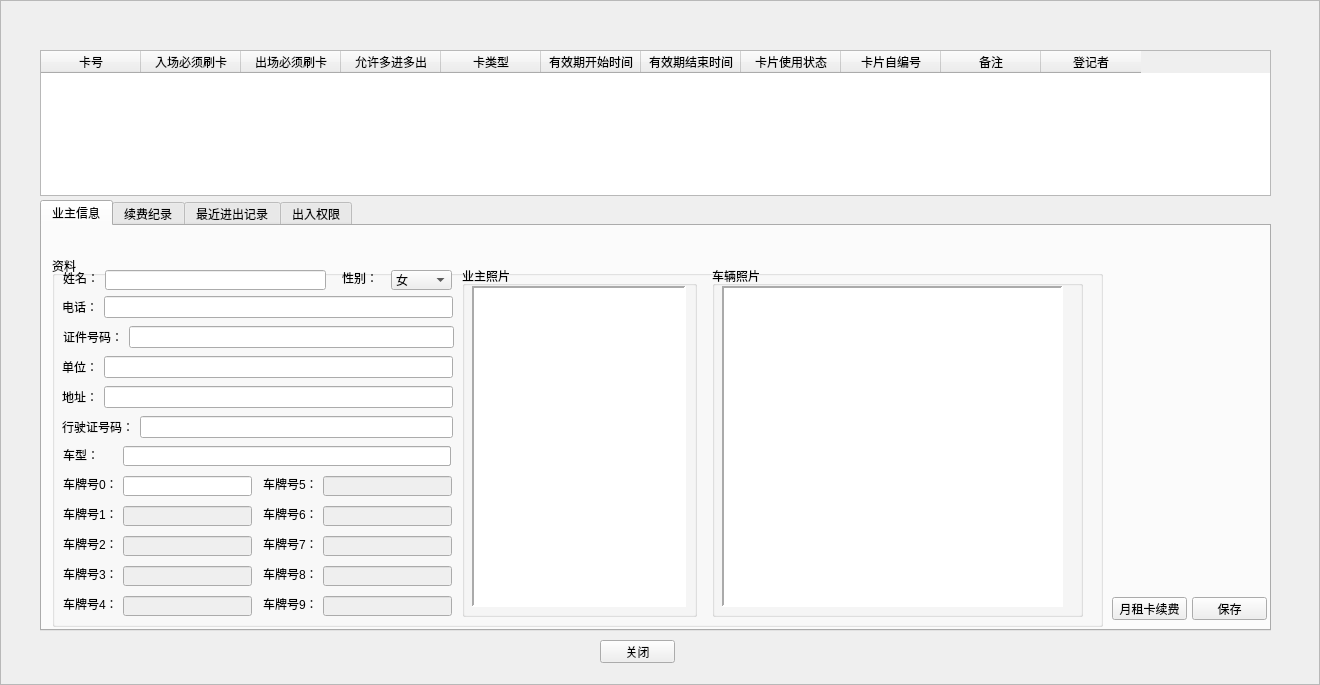
<?xml version="1.0" encoding="UTF-8"?>
<ui version="4.0">
 <class>NewCMonthlyCard</class>
 <widget class="QFrame" name="NewCMonthlyCard">
  <property name="geometry">
   <rect>
    <x>0</x>
    <y>0</y>
    <width>1320</width>
    <height>685</height>
   </rect>
  </property>
  <property name="windowTitle">
   <string>月租卡</string>
  </property>
  <property name="styleSheet">
   <string notr="true">background-image:url(D:/WinParkUI/debug/Image/NewIcon/CommonBigBG-normal1366x768.jpg);</string>
  </property>
  <property name="frameShape">
   <enum>QFrame::StyledPanel</enum>
  </property>
  <property name="frameShadow">
   <enum>QFrame::Raised</enum>
  </property>
  <widget class="QWidget" name="widget" native="true">
   <property name="geometry">
    <rect>
     <x>40</x>
     <y>50</y>
     <width>1241</width>
     <height>641</height>
    </rect>
   </property>
   <property name="styleSheet">
    <string notr="true">background-image:url(none);</string>
   </property>
   <widget class="QTableWidget" name="tableMonthly">
    <property name="geometry">
     <rect>
      <x>0</x>
      <y>0</y>
      <width>1231</width>
      <height>146</height>
     </rect>
    </property>
    <property name="contextMenuPolicy">
     <enum>Qt::CustomContextMenu</enum>
    </property>
    <property name="styleSheet">
     <string notr="true">background-image:url(none);</string>
    </property>
    <property name="selectionBehavior">
     <enum>QAbstractItemView::SelectItems</enum>
    </property>
    <attribute name="horizontalHeaderVisible">
     <bool>true</bool>
    </attribute>
    <attribute name="verticalHeaderVisible">
     <bool>true</bool>
    </attribute>
    <column>
     <property name="text">
      <string>卡号</string>
     </property>
    </column>
    <column>
     <property name="text">
      <string>入场必须刷卡</string>
     </property>
    </column>
    <column>
     <property name="text">
      <string>出场必须刷卡</string>
     </property>
    </column>
    <column>
     <property name="text">
      <string>允许多进多出</string>
     </property>
    </column>
    <column>
     <property name="text">
      <string>卡类型</string>
     </property>
    </column>
    <column>
     <property name="text">
      <string>有效期开始时间</string>
     </property>
    </column>
    <column>
     <property name="text">
      <string>有效期结束时间</string>
     </property>
    </column>
    <column>
     <property name="text">
      <string>卡片使用状态</string>
     </property>
    </column>
    <column>
     <property name="text">
      <string>卡片自编号</string>
     </property>
    </column>
    <column>
     <property name="text">
      <string>备注</string>
     </property>
    </column>
    <column>
     <property name="text">
      <string>登记者</string>
     </property>
    </column>
   </widget>
   <widget class="QTabWidget" name="tabWidget">
    <property name="geometry">
     <rect>
      <x>0</x>
      <y>150</y>
      <width>1231</width>
      <height>431</height>
     </rect>
    </property>
    <property name="styleSheet">
     <string notr="true">background-image:url(none);</string>
    </property>
    <property name="tabShape">
     <enum>QTabWidget::Rounded</enum>
    </property>
    <property name="currentIndex">
     <number>0</number>
    </property>
    <property name="usesScrollButtons">
     <bool>true</bool>
    </property>
    <property name="documentMode">
     <bool>false</bool>
    </property>
    <property name="tabsClosable">
     <bool>false</bool>
    </property>
    <property name="movable">
     <bool>false</bool>
    </property>
    <widget class="QWidget" name="tab">
     <attribute name="title">
      <string>业主信息</string>
     </attribute>
     <widget class="QGroupBox" name="gbOwner">
      <property name="geometry">
       <rect>
        <x>10</x>
        <y>30</y>
        <width>1051</width>
        <height>371</height>
       </rect>
      </property>
      <property name="title">
       <string>资料</string>
      </property>
      <widget class="QWidget" name="layoutWidget">
       <property name="geometry">
        <rect>
         <x>10</x>
         <y>100</y>
         <width>391</width>
         <height>22</height>
        </rect>
       </property>
       <layout class="QHBoxLayout" name="horizontalLayout_2">
        <item>
         <widget class="QLabel" name="label_10">
          <property name="text">
           <string>单位：</string>
          </property>
         </widget>
        </item>
        <item>
         <widget class="QLineEdit" name="edtUnit"/>
        </item>
       </layout>
      </widget>
      <widget class="QWidget" name="layoutWidget">
       <property name="geometry">
        <rect>
         <x>10</x>
         <y>130</y>
         <width>391</width>
         <height>22</height>
        </rect>
       </property>
       <layout class="QHBoxLayout" name="horizontalLayout_3">
        <item>
         <widget class="QLabel" name="label_12">
          <property name="text">
           <string>地址：</string>
          </property>
         </widget>
        </item>
        <item>
         <widget class="QLineEdit" name="edtAddr"/>
        </item>
       </layout>
      </widget>
      <widget class="QWidget" name="layoutWidget">
       <property name="geometry">
        <rect>
         <x>10</x>
         <y>160</y>
         <width>391</width>
         <height>22</height>
        </rect>
       </property>
       <layout class="QHBoxLayout" name="horizontalLayout_5">
        <item>
         <widget class="QLabel" name="label_14">
          <property name="text">
           <string>行驶证号码：</string>
          </property>
         </widget>
        </item>
        <item>
         <widget class="QLineEdit" name="edtDriveID"/>
        </item>
       </layout>
      </widget>
      <widget class="QGroupBox" name="groupBox_4">
       <property name="geometry">
        <rect>
         <x>410</x>
         <y>10</y>
         <width>235</width>
         <height>351</height>
        </rect>
       </property>
       <property name="title">
        <string>业主照片</string>
       </property>
       <widget class="QLabel" name="lblOwner">
        <property name="geometry">
         <rect>
          <x>10</x>
          <y>20</y>
          <width>214</width>
          <height>321</height>
         </rect>
        </property>
        <property name="styleSheet">
         <string notr="true">background-color: rgb(255, 255, 255);</string>
        </property>
        <property name="frameShape">
         <enum>QFrame::Panel</enum>
        </property>
        <property name="frameShadow">
         <enum>QFrame::Sunken</enum>
        </property>
        <property name="lineWidth">
         <number>2</number>
        </property>
        <property name="text">
         <string/>
        </property>
        <property name="scaledContents">
         <bool>true</bool>
        </property>
       </widget>
      </widget>
      <widget class="QGroupBox" name="groupBox_3">
       <property name="geometry">
        <rect>
         <x>660</x>
         <y>10</y>
         <width>371</width>
         <height>351</height>
        </rect>
       </property>
       <property name="title">
        <string>车辆照片</string>
       </property>
       <widget class="QLabel" name="lblCar">
        <property name="geometry">
         <rect>
          <x>10</x>
          <y>20</y>
          <width>341</width>
          <height>321</height>
         </rect>
        </property>
        <property name="styleSheet">
         <string notr="true">background-color: rgb(255, 255, 255);</string>
        </property>
        <property name="frameShape">
         <enum>QFrame::Panel</enum>
        </property>
        <property name="frameShadow">
         <enum>QFrame::Sunken</enum>
        </property>
        <property name="lineWidth">
         <number>2</number>
        </property>
        <property name="text">
         <string/>
        </property>
        <property name="scaledContents">
         <bool>true</bool>
        </property>
       </widget>
      </widget>
      <widget class="QLabel" name="lblUserID">
       <property name="geometry">
        <rect>
         <x>430</x>
         <y>40</y>
         <width>54</width>
         <height>12</height>
        </rect>
       </property>
       <property name="text">
        <string/>
       </property>
      </widget>
      <widget class="QLabel" name="lblCardNo">
       <property name="geometry">
        <rect>
         <x>430</x>
         <y>60</y>
         <width>54</width>
         <height>12</height>
        </rect>
       </property>
       <property name="text">
        <string/>
       </property>
      </widget>
      <widget class="QWidget" name="layoutWidget">
       <property name="geometry">
        <rect>
         <x>11</x>
         <y>70</y>
         <width>391</width>
         <height>22</height>
        </rect>
       </property>
       <layout class="QHBoxLayout" name="horizontalLayout_16">
        <item>
         <widget class="QLabel" name="label_11">
          <property name="text">
           <string>证件号码：</string>
          </property>
         </widget>
        </item>
        <item>
         <widget class="QLineEdit" name="edtID"/>
        </item>
       </layout>
      </widget>
      <widget class="QWidget" name="layoutWidget">
       <property name="geometry">
        <rect>
         <x>10</x>
         <y>40</y>
         <width>391</width>
         <height>22</height>
        </rect>
       </property>
       <layout class="QHBoxLayout" name="horizontalLayout_17">
        <item>
         <widget class="QLabel" name="label_9">
          <property name="text">
           <string>电话：</string>
          </property>
         </widget>
        </item>
        <item>
         <widget class="QLineEdit" name="edtTel"/>
        </item>
       </layout>
      </widget>
      <widget class="QComboBox" name="cbxCarType">
       <property name="geometry">
        <rect>
         <x>250</x>
         <y>190</y>
         <width>149</width>
         <height>20</height>
        </rect>
       </property>
      </widget>
      <widget class="QLabel" name="label_15">
       <property name="geometry">
        <rect>
         <x>11</x>
         <y>191</y>
         <width>36</width>
         <height>16</height>
        </rect>
       </property>
       <property name="text">
        <string>车型：</string>
       </property>
      </widget>
      <widget class="QLabel" name="label_2">
       <property name="geometry">
        <rect>
         <x>11</x>
         <y>14</y>
         <width>36</width>
         <height>16</height>
        </rect>
       </property>
       <property name="text">
        <string>姓名：</string>
       </property>
      </widget>
      <widget class="QComboBox" name="cbxSex">
       <property name="geometry">
        <rect>
         <x>339</x>
         <y>14</y>
         <width>61</width>
         <height>20</height>
        </rect>
       </property>
       <item>
        <property name="text">
         <string>女</string>
        </property>
       </item>
       <item>
        <property name="text">
         <string>男</string>
        </property>
       </item>
      </widget>
      <widget class="QLabel" name="label_8">
       <property name="geometry">
        <rect>
         <x>290</x>
         <y>14</y>
         <width>36</width>
         <height>16</height>
        </rect>
       </property>
       <property name="text">
        <string>性别：</string>
       </property>
      </widget>
      <widget class="QLineEdit" name="edtName">
       <property name="geometry">
        <rect>
         <x>53</x>
         <y>14</y>
         <width>221</width>
         <height>20</height>
        </rect>
       </property>
      </widget>
      <widget class="QLineEdit" name="edtVechileID6">
       <property name="enabled">
        <bool>false</bool>
       </property>
       <property name="geometry">
        <rect>
         <x>271</x>
         <y>250</y>
         <width>129</width>
         <height>20</height>
        </rect>
       </property>
      </widget>
      <widget class="QLabel" name="label_19">
       <property name="geometry">
        <rect>
         <x>211</x>
         <y>250</y>
         <width>54</width>
         <height>16</height>
        </rect>
       </property>
       <property name="text">
        <string>车牌号6：</string>
       </property>
      </widget>
      <widget class="QLineEdit" name="edtVechileID9">
       <property name="enabled">
        <bool>false</bool>
       </property>
       <property name="geometry">
        <rect>
         <x>271</x>
         <y>340</y>
         <width>129</width>
         <height>20</height>
        </rect>
       </property>
      </widget>
      <widget class="QLabel" name="label_22">
       <property name="geometry">
        <rect>
         <x>211</x>
         <y>340</y>
         <width>54</width>
         <height>16</height>
        </rect>
       </property>
       <property name="text">
        <string>车牌号9：</string>
       </property>
      </widget>
      <widget class="QLineEdit" name="edtVechileID3">
       <property name="enabled">
        <bool>false</bool>
       </property>
       <property name="geometry">
        <rect>
         <x>71</x>
         <y>310</y>
         <width>129</width>
         <height>20</height>
        </rect>
       </property>
      </widget>
      <widget class="QLabel" name="label_16">
       <property name="geometry">
        <rect>
         <x>11</x>
         <y>310</y>
         <width>54</width>
         <height>16</height>
        </rect>
       </property>
       <property name="text">
        <string>车牌号3：</string>
       </property>
      </widget>
      <widget class="QLabel" name="label_23">
       <property name="geometry">
        <rect>
         <x>11</x>
         <y>250</y>
         <width>54</width>
         <height>16</height>
        </rect>
       </property>
       <property name="text">
        <string>车牌号1：</string>
       </property>
      </widget>
      <widget class="QLineEdit" name="edtVechileID1">
       <property name="enabled">
        <bool>false</bool>
       </property>
       <property name="geometry">
        <rect>
         <x>71</x>
         <y>250</y>
         <width>129</width>
         <height>20</height>
        </rect>
       </property>
      </widget>
      <widget class="QLineEdit" name="edtVechileID4">
       <property name="enabled">
        <bool>false</bool>
       </property>
       <property name="geometry">
        <rect>
         <x>71</x>
         <y>340</y>
         <width>129</width>
         <height>20</height>
        </rect>
       </property>
      </widget>
      <widget class="QLabel" name="label_17">
       <property name="geometry">
        <rect>
         <x>11</x>
         <y>340</y>
         <width>54</width>
         <height>16</height>
        </rect>
       </property>
       <property name="text">
        <string>车牌号4：</string>
       </property>
      </widget>
      <widget class="QLineEdit" name="edtVechileID8">
       <property name="enabled">
        <bool>false</bool>
       </property>
       <property name="geometry">
        <rect>
         <x>271</x>
         <y>310</y>
         <width>129</width>
         <height>20</height>
        </rect>
       </property>
      </widget>
      <widget class="QLabel" name="label_21">
       <property name="geometry">
        <rect>
         <x>211</x>
         <y>310</y>
         <width>54</width>
         <height>16</height>
        </rect>
       </property>
       <property name="text">
        <string>车牌号8：</string>
       </property>
      </widget>
      <widget class="QLabel" name="label_24">
       <property name="geometry">
        <rect>
         <x>11</x>
         <y>220</y>
         <width>54</width>
         <height>16</height>
        </rect>
       </property>
       <property name="text">
        <string>车牌号0：</string>
       </property>
      </widget>
      <widget class="QLineEdit" name="edtVechileID0">
       <property name="geometry">
        <rect>
         <x>71</x>
         <y>220</y>
         <width>129</width>
         <height>20</height>
        </rect>
       </property>
      </widget>
      <widget class="QLabel" name="label_20">
       <property name="geometry">
        <rect>
         <x>211</x>
         <y>280</y>
         <width>54</width>
         <height>16</height>
        </rect>
       </property>
       <property name="text">
        <string>车牌号7：</string>
       </property>
      </widget>
      <widget class="QLineEdit" name="edtVechileID7">
       <property name="enabled">
        <bool>false</bool>
       </property>
       <property name="geometry">
        <rect>
         <x>271</x>
         <y>280</y>
         <width>129</width>
         <height>20</height>
        </rect>
       </property>
      </widget>
      <widget class="QLineEdit" name="edtVechileID5">
       <property name="enabled">
        <bool>false</bool>
       </property>
       <property name="geometry">
        <rect>
         <x>271</x>
         <y>220</y>
         <width>129</width>
         <height>20</height>
        </rect>
       </property>
      </widget>
      <widget class="QLabel" name="label_18">
       <property name="geometry">
        <rect>
         <x>211</x>
         <y>220</y>
         <width>54</width>
         <height>16</height>
        </rect>
       </property>
       <property name="text">
        <string>车牌号5：</string>
       </property>
      </widget>
      <widget class="QLabel" name="label_13">
       <property name="geometry">
        <rect>
         <x>11</x>
         <y>280</y>
         <width>54</width>
         <height>16</height>
        </rect>
       </property>
       <property name="text">
        <string>车牌号2：</string>
       </property>
      </widget>
      <widget class="QLineEdit" name="edtVechileID2">
       <property name="enabled">
        <bool>false</bool>
       </property>
       <property name="geometry">
        <rect>
         <x>71</x>
         <y>280</y>
         <width>129</width>
         <height>20</height>
        </rect>
       </property>
      </widget>
      <widget class="QLineEdit" name="edtCarModel">
       <property name="geometry">
        <rect>
         <x>71</x>
         <y>190</y>
         <width>328</width>
         <height>20</height>
        </rect>
       </property>
      </widget>
     </widget>
     <widget class="QPushButton" name="btnMonthRecharge">
      <property name="geometry">
       <rect>
        <x>1070</x>
        <y>371</y>
        <width>75</width>
        <height>23</height>
       </rect>
      </property>
      <property name="text">
       <string>月租卡续费</string>
      </property>
     </widget>
     <widget class="QPushButton" name="btnMonthSave">
      <property name="geometry">
       <rect>
        <x>1150</x>
        <y>371</y>
        <width>75</width>
        <height>23</height>
       </rect>
      </property>
      <property name="text">
       <string>保存</string>
      </property>
     </widget>
    </widget>
    <widget class="QWidget" name="tab_2">
     <attribute name="title">
      <string>续费纪录</string>
     </attribute>
     <widget class="QTableWidget" name="tableRecharge">
      <property name="geometry">
       <rect>
        <x>10</x>
        <y>10</y>
        <width>1201</width>
        <height>381</height>
       </rect>
      </property>
      <column>
       <property name="text">
        <string>收费金额</string>
       </property>
      </column>
      <column>
       <property name="text">
        <string>续费时长(天)</string>
       </property>
      </column>
      <column>
       <property name="text">
        <string>收费时间</string>
       </property>
      </column>
      <column>
       <property name="text">
        <string>费用种类</string>
       </property>
      </column>
      <column>
       <property name="text">
        <string>收费人员</string>
       </property>
      </column>
     </widget>
    </widget>
    <widget class="QWidget" name="tab_3">
     <attribute name="title">
      <string>最近进出记录</string>
     </attribute>
     <widget class="QTableWidget" name="tableAccess">
      <property name="geometry">
       <rect>
        <x>10</x>
        <y>10</y>
        <width>761</width>
        <height>381</height>
       </rect>
      </property>
      <property name="maximumSize">
       <size>
        <width>961</width>
        <height>431</height>
       </size>
      </property>
      <column>
       <property name="text">
        <string>进入通道</string>
       </property>
      </column>
      <column>
       <property name="text">
        <string>进入时间</string>
       </property>
      </column>
      <column>
       <property name="text">
        <string>离开通道</string>
       </property>
      </column>
      <column>
       <property name="text">
        <string>离开时间</string>
       </property>
      </column>
      <column>
       <property name="text">
        <string>记录ID</string>
       </property>
      </column>
     </widget>
     <widget class="QGroupBox" name="groupBox_6">
      <property name="geometry">
       <rect>
        <x>1000</x>
        <y>0</y>
        <width>211</width>
        <height>201</height>
       </rect>
      </property>
      <property name="title">
       <string>图像2</string>
      </property>
      <widget class="QLabel" name="lblImg2">
       <property name="geometry">
        <rect>
         <x>5</x>
         <y>16</y>
         <width>201</width>
         <height>181</height>
        </rect>
       </property>
       <property name="styleSheet">
        <string notr="true">background-color: rgb(255, 255, 255);</string>
       </property>
       <property name="frameShape">
        <enum>QFrame::Panel</enum>
       </property>
       <property name="frameShadow">
        <enum>QFrame::Sunken</enum>
       </property>
       <property name="lineWidth">
        <number>2</number>
       </property>
       <property name="text">
        <string/>
       </property>
       <property name="scaledContents">
        <bool>true</bool>
       </property>
      </widget>
     </widget>
     <widget class="QGroupBox" name="groupBox_8">
      <property name="geometry">
       <rect>
        <x>1000</x>
        <y>200</y>
        <width>211</width>
        <height>201</height>
       </rect>
      </property>
      <property name="title">
       <string>图像4</string>
      </property>
      <widget class="QLabel" name="lblImg4">
       <property name="geometry">
        <rect>
         <x>5</x>
         <y>16</y>
         <width>201</width>
         <height>181</height>
        </rect>
       </property>
       <property name="styleSheet">
        <string notr="true">background-color: rgb(255, 255, 255);</string>
       </property>
       <property name="frameShape">
        <enum>QFrame::Panel</enum>
       </property>
       <property name="frameShadow">
        <enum>QFrame::Sunken</enum>
       </property>
       <property name="lineWidth">
        <number>2</number>
       </property>
       <property name="text">
        <string/>
       </property>
       <property name="scaledContents">
        <bool>true</bool>
       </property>
      </widget>
     </widget>
     <widget class="QGroupBox" name="groupBox_7">
      <property name="geometry">
       <rect>
        <x>780</x>
        <y>200</y>
        <width>211</width>
        <height>201</height>
       </rect>
      </property>
      <property name="title">
       <string>图像3</string>
      </property>
      <widget class="QLabel" name="lblImg3">
       <property name="geometry">
        <rect>
         <x>5</x>
         <y>16</y>
         <width>201</width>
         <height>181</height>
        </rect>
       </property>
       <property name="styleSheet">
        <string notr="true">background-color: rgb(255, 255, 255);</string>
       </property>
       <property name="frameShape">
        <enum>QFrame::Panel</enum>
       </property>
       <property name="frameShadow">
        <enum>QFrame::Sunken</enum>
       </property>
       <property name="lineWidth">
        <number>2</number>
       </property>
       <property name="text">
        <string/>
       </property>
       <property name="scaledContents">
        <bool>true</bool>
       </property>
      </widget>
     </widget>
     <widget class="QGroupBox" name="groupBox_5">
      <property name="geometry">
       <rect>
        <x>780</x>
        <y>0</y>
        <width>211</width>
        <height>201</height>
       </rect>
      </property>
      <property name="title">
       <string>图像1</string>
      </property>
      <widget class="QLabel" name="lblImg1">
       <property name="geometry">
        <rect>
         <x>5</x>
         <y>16</y>
         <width>201</width>
         <height>181</height>
        </rect>
       </property>
       <property name="styleSheet">
        <string notr="true">background-color: rgb(255, 255, 255);</string>
       </property>
       <property name="frameShape">
        <enum>QFrame::Panel</enum>
       </property>
       <property name="frameShadow">
        <enum>QFrame::Sunken</enum>
       </property>
       <property name="lineWidth">
        <number>2</number>
       </property>
       <property name="text">
        <string/>
       </property>
       <property name="scaledContents">
        <bool>true</bool>
       </property>
      </widget>
     </widget>
    </widget>
    <widget class="QWidget" name="tab_4">
     <attribute name="title">
      <string>出入权限</string>
     </attribute>
     <widget class="QPushButton" name="btnEntranceSave">
      <property name="geometry">
       <rect>
        <x>1320</x>
        <y>390</y>
        <width>75</width>
        <height>23</height>
       </rect>
      </property>
      <property name="styleSheet">
       <string notr="true">background-image:url(none);</string>
      </property>
      <property name="text">
       <string>保存</string>
      </property>
     </widget>
     <widget class="QTableWidget" name="tableEntranceRight">
      <property name="geometry">
       <rect>
        <x>10</x>
        <y>10</y>
        <width>1201</width>
        <height>361</height>
       </rect>
      </property>
      <property name="maximumSize">
       <size>
        <width>1391</width>
        <height>401</height>
       </size>
      </property>
      <property name="styleSheet">
       <string notr="true">background-image:url(none);</string>
      </property>
      <column>
       <property name="text">
        <string>通道名称</string>
       </property>
      </column>
      <column>
       <property name="text">
        <string>起始时间</string>
       </property>
      </column>
      <column>
       <property name="text">
        <string>结束时间</string>
       </property>
      </column>
      <column>
       <property name="text">
        <string>ID</string>
       </property>
      </column>
     </widget>
     <widget class="QPushButton" name="btnSaveRight">
      <property name="geometry">
       <rect>
        <x>1140</x>
        <y>380</y>
        <width>75</width>
        <height>23</height>
       </rect>
      </property>
      <property name="text">
       <string>保存</string>
      </property>
     </widget>
    </widget>
   </widget>
   <widget class="QPushButton" name="btnMinimalize">
    <property name="geometry">
     <rect>
      <x>560</x>
      <y>590</y>
      <width>75</width>
      <height>23</height>
     </rect>
    </property>
    <property name="styleSheet">
     <string notr="true">background-image:url(none);</string>
    </property>
    <property name="text">
     <string>关闭</string>
    </property>
   </widget>
  </widget>
  <widget class="QLabel" name="lblTitle">
   <property name="geometry">
    <rect>
     <x>30</x>
     <y>5</y>
     <width>141</width>
     <height>21</height>
    </rect>
   </property>
   <property name="font">
    <font>
     <weight>75</weight>
     <bold>true</bold>
    </font>
   </property>
   <property name="styleSheet">
    <string notr="true">background-image:url(none);
color: rgb(170, 0, 0);</string>
   </property>
   <property name="text">
    <string/>
   </property>
  </widget>
  <widget class="QLabel" name="lblClose">
   <property name="geometry">
    <rect>
     <x>1280</x>
     <y>5</y>
     <width>30</width>
     <height>15</height>
    </rect>
   </property>
   <property name="styleSheet">
    <string notr="true">background-image:url(none);</string>
   </property>
   <property name="text">
    <string/>
   </property>
   <property name="alignment">
    <set>Qt::AlignCenter</set>
   </property>
  </widget>
 </widget>
 <resources/>
 <connections/>
</ui>
